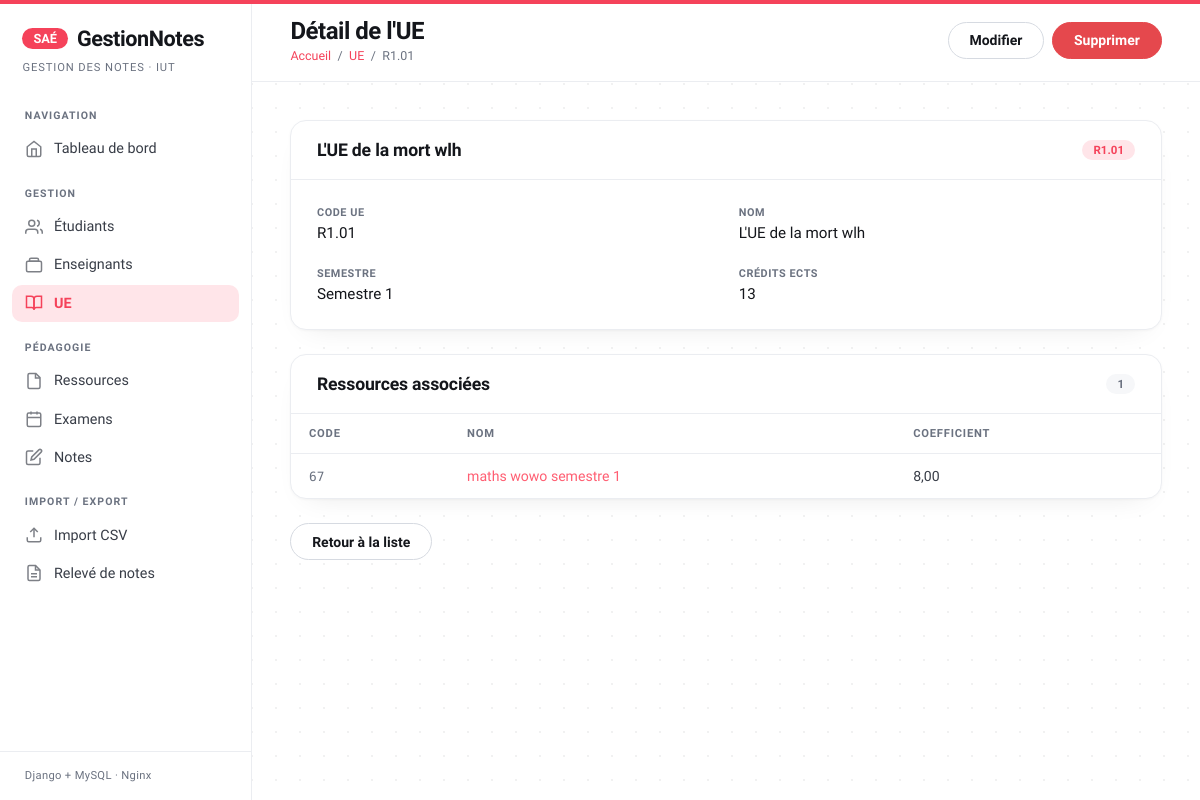
/ue/R1.01/, run on the app's committed database.
### notes_app/models.py (models this page shows, shortened)
class UE(models.Model):
    SEMESTRES = [
        ('S1', 'Semestre 1'),
        ('S2', 'Semestre 2'),
        ('S3', 'Semestre 3'),
        ('S4', 'Semestre 4'),
        ('S5', 'Semestre 5'),
        ('S6', 'Semestre 6'),
    ]
    code_ue = models.CharField(
        max_length=20,
        primary_key=True,
        verbose_name="Code UE"
    )
    nom = models.CharField(max_length=200, verbose_name="Nom de l'UE")
    semestre = models.CharField(
        max_length=2,
        choices=SEMESTRES,
        verbose_name="Semestre"
    )
    credits_ects = models.PositiveSmallIntegerField(
        verbose_name="Crédits ECTS",
        validators=[MinValueValidator(1), MaxValueValidator(30)]
    )
    class Meta:
        db_table = 'ue'
        verbose_name = "UE"
        verbose_name_plural = "UE"
        ordering = ['semestre', 'code_ue']

class Ressource(models.Model):
    code_ressource = models.CharField(
        max_length=20,
        primary_key=True,
        verbose_name="Code ressource"
    )
    nom = models.CharField(max_length=200, verbose_name="Nom")
    descriptif = models.TextField(blank=True, verbose_name="Descriptif")
    coefficient = models.DecimalField(
        max_digits=4,
        decimal_places=2,
        default=1.0,
        verbose_name="Coefficient"
    )
    ue = models.ForeignKey(
        UE,
        on_delete=models.CASCADE,
        related_name='ressources',
        verbose_name="UE associée"
    )
    class Meta:
        db_table = 'ressources'
        verbose_name = "Ressource"
        verbose_name_plural = "Ressources"
        ordering = ['ue', 'code_ressource']

### notes_app/views.py (the view)
def ue_detail(request, pk):
    ue = get_object_or_404(UE, pk=pk)
    ressources = ue.ressources.all()
    return render(request, 'notes_app/ue_detail.html', {
        'ue': ue,
        'ressources': ressources,
        'titre_page': f'UE – {ue.code_ue}',
    })

### notes_app/templates/notes_app/ue_detail.html (shortened to what this page needs)
{% extends 'notes_app/base.html' %}
{% block titre_page %}Détail de l'UE{% endblock %}
{% block breadcrumb %}
  <span>/</span> <a href="{% url 'ue_liste' %}">UE</a>
  <span>/</span> <span>{{ ue.code_ue }}</span>
{% endblock %}
{% block topbar_actions %}
<a href="{% url 'ue_modifier' ue.pk %}" class="btn btn-outline">Modifier</a>
<a href="{% url 'ue_supprimer' ue.pk %}" class="btn btn-danger">Supprimer</a>
{% endblock %}
{% block content %}
<div class="card" style="margin-bottom:1.5rem">
  <div class="card-header">
    <h2 class="card-title">{{ ue.nom }}</h2>
    <span class="badge badge-bleu">{{ ue.code_ue }}</span>
  </div>
  <div class="card-body">
    <div class="detail-grid">
      <div class="detail-item">
        <label>Code UE</label>
        <p>{{ ue.code_ue }}</p>
      </div>
      <div class="detail-item">
        <label>Nom</label>
        <p>{{ ue.nom }}</p>
      </div>
      <div class="detail-item">
        <label>Semestre</label>
        <p>{{ ue.get_semestre_display }}</p>
      </div>
      <div class="detail-item">
        <label>Crédits ECTS</label>
        <p>{{ ue.credits_ects }}</p>
      </div>
    </div>
  </div>
</div>
<div class="card">
  <div class="card-header">
    <h2 class="card-title">Ressources associées</h2>
    <span class="badge badge-gris">{{ ressources|length }}</span>
  </div>
  {% if ressources %}
  <div class="table-wrapper">
    <table>
      <thead>
        <tr>
          <th>Code</th>
          <th>Nom</th>
          <th>Coefficient</th>
        </tr>
      </thead>
      <tbody>
        {% for ressource in ressources %}
        <tr>
          <td><span class="cell-num">{{ ressource.code_ressource }}</span></td>
          <td><a href="{% url 'ressource_detail' ressource.pk %}" style="color:var(--bleu-clair);text-decoration:none">{{ ressource.nom }}</a></td>
          <td>{{ ressource.coefficient }}</td>
        </tr>
        {% endfor %}
      </tbody>
    </table>
  </div>
  {% else %}
  <div class="empty-state">
    <p>Aucune ressource associée à cette UE.</p>
  </div>
  {% endif %}
</div>
<div style="margin-top:1.5rem">
  <a href="{% url 'ue_liste' %}" class="btn btn-outline">Retour à la liste</a>
</div>
{% endblock %}

### notes_app/templates/notes_app/base.html (style rules this page uses)
*, *::before, *::after { box-sizing: border-box; margin: 0; padding: 0; }
:root { --bleu: #f5425a; --bleu-clair:#ff5e72; --bleu-pale: #ffe5e9; --vert: #15a05a; --vert-pale: #e6f6ee; --rouge: #e5484d; --rouge-pale:#fdeaea; --orange: #d9890b; --orange-pale:#fcf0d8; --gris-1: #f6f7f9; --gris-2: #ebedf1; --gris-3: #d6dae1; --gris-5: #6b7280; --gris-7: #383d47; --gris-9: #14161b; --sidebar-w: 252px; --radius: 10px; --radius-lg: 16px; --radius-pill: 999px; --font: 'Hanken Grotesk', system-ui, sans-serif; --font-display: 'Sora', system-ui, sans-serif; --font-mono: 'DM Mono', ui-monospace, monospace; }
body { font-family: var(--font); background-color: #ffffff; background-image: radial-gradient(rgba(17,19,24,.06) 1px, transparent 1px); background-size: 24px 24px; color: var(--gris-9); display: flex; min-height: 100vh; -webkit-font-smoothing: antialiased; }
body::before { content: ''; position: fixed; top: 0; left: 0; right: 0; height: 4px; background: var(--bleu); z-index: 200; }
.topbar-breadcrumb a { color: var(--bleu); text-decoration: none; }
.card { background: #ffffff; border: 1px solid var(--gris-2); border-radius: var(--radius-lg); overflow: hidden; box-shadow: 0 1px 3px rgba(17,19,24,.04), 0 12px 28px -18px rgba(17,19,24,.12); }
.card-header { padding: 1.2rem 1.6rem; border-bottom: 1px solid var(--gris-2); display: flex; align-items: center; justify-content: space-between; gap: 1rem; }
.card-title { font-family: var(--font-display); font-size: 1.1rem; font-weight: 700; letter-spacing: -.01em; color: var(--gris-9); }
.card-body { padding: 1.6rem; }
.table-wrapper { overflow-x: auto; }
table { width: 100%; border-collapse: collapse; font-size: .88rem; }
thead th { background: transparent; color: var(--gris-5); font-weight: 600; font-size: .7rem; text-transform: uppercase; letter-spacing: .07em; padding: .8rem 1.1rem; text-align: left; border-bottom: 1px solid var(--gris-2); }
tbody td { padding: .9rem 1.1rem; border-bottom: 1px solid var(--gris-1); color: var(--gris-7); vertical-align: middle; }
tbody tr { transition: background .12s; }
tbody tr:last-child td { border-bottom: none; }
.cell-num { font-family: var(--font-mono); font-size: .8rem; color: var(--gris-5); letter-spacing: .01em; }
.badge { display: inline-block; padding: 3px 11px; border-radius: var(--radius-pill); font-size: .72rem; font-weight: 600; }
.badge-bleu { background: var(--bleu-pale); color: var(--bleu); }
.badge-gris { background: var(--gris-1); color: var(--gris-5); }
.btn { display: inline-flex; align-items: center; gap: .45rem; padding: .58rem 1.3rem; border-radius: var(--radius-pill); font-family: var(--font); font-size: .875rem; font-weight: 600; cursor: pointer; text-decoration: none; border: 1px solid transparent; transition: transform .12s, background .15s, border-color .15s, box-shadow .15s, color .15s; }
.btn-outline { background: #fff; color: var(--gris-9); border-color: var(--gris-3); }
.btn-danger { background: var(--rouge); color: #fff; border-color: var(--rouge); }
label { display: block; font-size: .72rem; font-weight: 600; letter-spacing: .05em; text-transform: uppercase; color: var(--gris-7); margin-bottom: .45rem; }
.detail-grid { display: grid; grid-template-columns: 1fr 1fr; gap: 1.6rem; }
.detail-item label { font-size: .68rem; color: var(--gris-5); font-weight: 600; text-transform: uppercase; letter-spacing: .05em; margin-bottom: .3rem; }
.detail-item p { color: var(--gris-9); font-size: .95rem; }
.content .card, .content .stat-card, .content .alert { animation: riseIn .5s cubic-bezier(.2,.7,.2,1) both; }

### data on the page
UE: code_ue "R1.01", nom "L'UE de la mort wlh", semestre "Semestre 1", credits_ects "13"
Ressource: code_ressource "67", nom "maths wowo semestre 1", coefficient "8,00"

### other printed values
{{ ressources|length }} "1"
